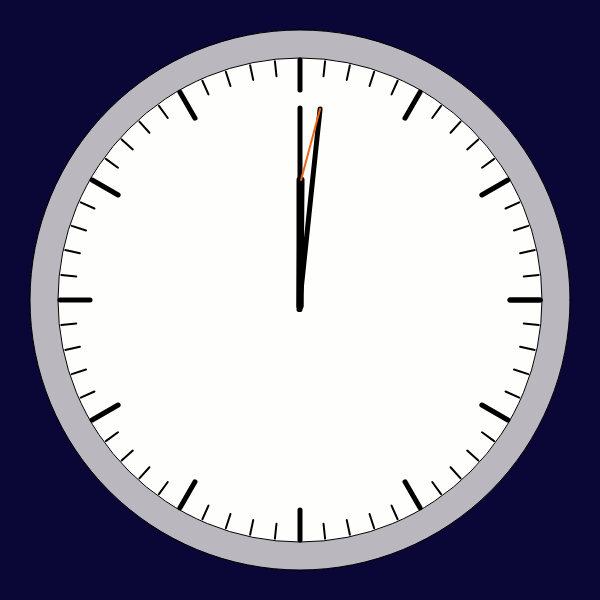
Frame 1 (no input)
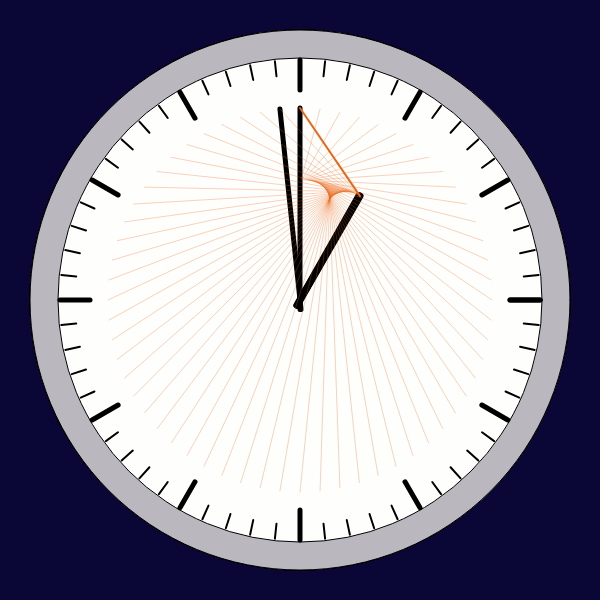
Frame 60 (no input)
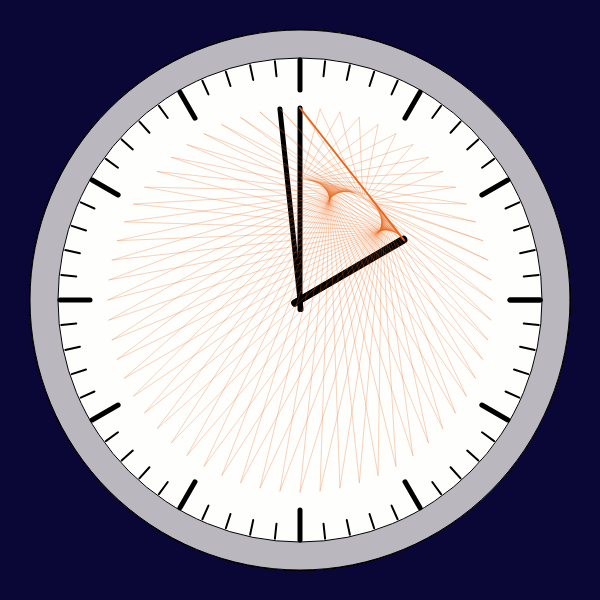
Frame 120 (the mouse pressed at the canvas centre since frame 60)

The p5.js sketch that drew these frames (run headless with seeded random() and noise() and a simulated clock; from frame 60 on, the mouse is pressed at the canvas centre):

// p5.js sketch
// ── sketch.js
// Copying from this post https://www.reddit.com/r/woahdude/comments/r4uhbk/the_geometry_of_clock_hands/

let canvasWidth = 600;
let canvasHeight = 600;
let clock

// After a while lines stop being recoded, so small velocities might not work
const VELOCITY = 0.5

function setup() {
  createCanvas(canvasWidth, canvasHeight);
  clock = new Clock(canvasWidth, canvasHeight)
  background('#0a0635')
}

function draw() {
  clock.draw()
  clock.updateHands(VELOCITY)
}

class Clock {
  constructor(canvasWidth, canvasHeight){
    this.centerX = floor(canvasWidth/2);
    this.centerY = floor(canvasHeight/2);
    
    // Clock radius is 90% of the smallest canvas dimension
    this.outerRadius = min(this.centerX, this.centerY)*0.9
    this.outerDiameter = this.outerRadius*2
    this.clockSize = floor(this.outerDiameter)
    this.innerRadius = min(this.centerX, this.centerY)*0.8
    this.innerDiameter = this.innerRadius*2
    this.clockFaceSize = floor(this.innerDiameter*1.01)
    
    // Hands, both start at 270 degrees which is midday/midnight
    this.hourHand = new Hand(this.centerX, this.centerY, this.innerRadius*0.5, 7, 270)
    this.minuteHand = new Hand(this.centerX, this.centerY, this.innerRadius*0.8, 5, 270)
    
    // Here I will store the lines to draw at every render
    // it will be array of arrays [[x1,y1, x2, y2], [], ...]
    this.lines = []
  }
  
  draw(){
    this._drawBorder()
    this._drawClockFace()
    this._drawMajorTicks()
    this._drawMinorTicks()
    this._drawHands()
  }
  
  _drawBorder(){
    strokeWeight(1)
    fill('#bab7bf')
    stroke('#000000');
    circle(this.centerX, this.centerY, this.clockSize)
  }
  
  _drawClockFace(){
    strokeWeight(1)
    fill('#fefefd')
    stroke('#000000');
    circle(this.centerX, this.centerY, this.clockFaceSize)
  }
  
  _drawMajorTicks(){
    for (let theta = 0; theta <= 360; theta += 30) {
      this._drawTick(theta, 30, 5)
    }
  }
  
  _drawMinorTicks(){
    for (let theta = 0; theta <= 360; theta += 6) {
      if (theta % 30 == 0) {
        continue
      }
      this._drawTick(theta, 15, 2)
    }
  }
      
  _drawTick(degree, length, thickness){
      let radians = degrees_to_radians(degree)
      let outerDeltaX = this.innerRadius * cos(radians);
      let outerDeltaY = this.innerRadius * sin(radians);
      let outerX = this.centerX + outerDeltaX;
      let outerY = this.centerY + outerDeltaY;
      
      let innerDeltaX = (this.innerRadius - length) * cos(radians);
      let innerDeltaY = (this.innerRadius - length) * sin(radians);
      let innerX = this.centerX + innerDeltaX;
      let innerY = this.centerY + innerDeltaY;
      
      stroke('#000000');
      strokeWeight(thickness)
      line(innerX, innerY, outerX, outerY); 
  }
    
  _drawHands() {
    this.hourHand.draw()
    this.minuteHand.draw()
  }
    
  _getConnectingLines(){
    let hourX, hourY, minuteX, minuteY
    [hourX, hourY] = this.hourHand.getPos();
    [minuteX, minuteY] = this.minuteHand.getPos();
    return [hourX, hourY, minuteX, minuteY]
  }
    
  _appendConnectingLine(x1, y1, x2, y2){
    this.lines.push([x1, y1, x2, y2])
    
    // This is to make sure there wont be many lines being draw
    // once it gets to 1k, it will always remove 1 as it adds one
    if (this.lines.length >= 1000){
      this.lines = this.lines.slice(1, -1)
    }
  }
    
  _drawConnectingLine(x1, y1, x2, y2){
    stroke('#EB6718');
    strokeWeight(2)
    line(x1, y1, x2, y2)
  }
  
  _drawPastLines(){
    for(let i=0; i < this.lines.length; i++){
      stroke('#EB6718');
      strokeWeight(0.3)
      line(this.lines[i][0], this.lines[i][1], this.lines[i][2], this.lines[i][3])
    }
  }
    
  updateHands(speed) {
    this.hourHand.updateDegree(speed);
    this.minuteHand.updateDegree(speed*12);
    this._drawHands()
    
    let hourX, hourY, minuteX, minuteY
    [hourX, hourY, minuteX, minuteY] = this._getConnectingLines()
    this._drawConnectingLine(hourX, hourY, minuteX, minuteY)
    this._appendConnectingLine(hourX, hourY, minuteX, minuteY)
    this._drawPastLines()
  }
}

  
class Hand {
  constructor(centerX, centerY, length, thickness, degree){
    this.centerX = centerX;
    this.centerY = centerY;
    this.length = length;
    this.thickness = thickness;
    this.degree = degree;
    
    // Tip of the hand position
    this.handX = 0;
    this.handY = 0;
  }
  
  draw(){
    let radians = degrees_to_radians(this.degree)
    let deltaX = this.length * cos(radians);
    let deltaY = this.length * sin(radians); 
    this.handX = this.centerX + deltaX;
    this.handY = this.centerY + deltaY;
    
    // This is an "excess" length, that will be opposite of the spin axis of the hand.
    // Since in real clocks the hand aren't attached to the face at its tip
    let opositeDeltaX = (this.length * cos(radians + Math.PI))*0.05
    let opositeDeltaY = (this.length * sin(radians + Math.PI))*0.05
    let startX = this.centerX + opositeDeltaX
    let startY = this.centerY + opositeDeltaY
    
    stroke('#000000');
    strokeWeight(this.thickness)
    line(startX, startY, this.handX, this.handY);
  }
  
  updateDegree(degree){
    this.degree += degree;
  }
  
  getPos(){
  // Returns the tip point of the hand
    return [this.handX, this.handY]
  }
}

function degrees_to_radians(degrees){
  var pi = Math.PI;
  return degrees * (pi/180);
}
